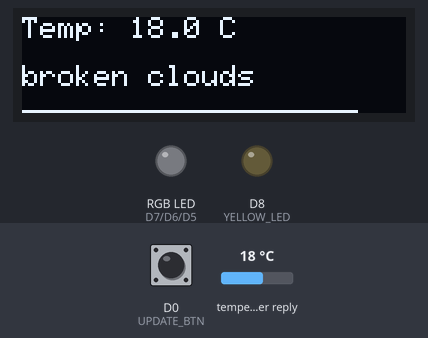
A sketch run on a simulated ESP8266 (NodeMCU). Shown: 128×32 one-colour display, an RGB LED mixed from three pins (HIGH = lit), output pins drawn as LEDs (lit = HIGH). Inputs (shaded band) come from the test bench; at power-on: D0 (UPDATE_BTN) HIGH, temperature in the weather reply 18 °C. WiFi joins after 1.5 s; servers stay silent unless stated; web services answer with replies made up by the test bench; what the sketch prints to the serial monitor is not drawn.

Above: at 4.9 s.
5.0 s: D0 (UPDATE_BTN) pulled LOW for 0.15 s
At 5.16 s:
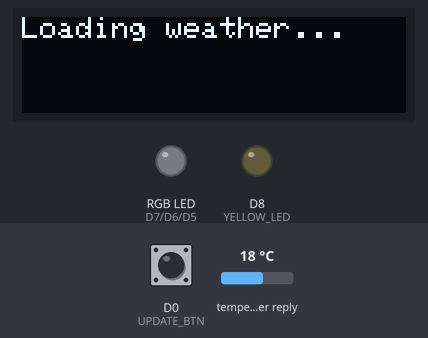
At 14.86 s:
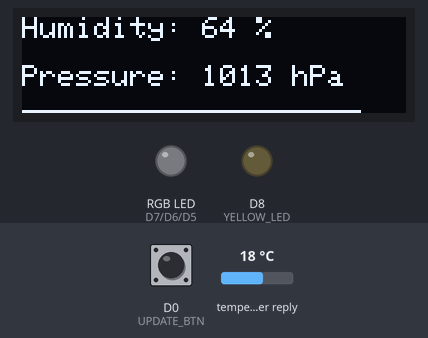
Timing chart, 0 to 15.3 s (numbered marks = the images above; inputs shaded):
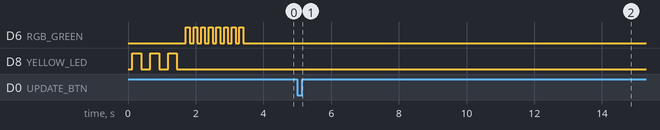

The sketch:

everythingTest.ino
```cpp
// WiFi setup
#include <ESP8266WiFi.h>

const char* ssid = "wifi_ssid";
const char* password = "wifi_password";

// Screen setup
#include <Wire.h>
#include <Adafruit_GFX.h>
#include <Adafruit_SSD1306.h>

#define SCREEN_WIDTH 128
#define SCREEN_HEIGHT 32
#define SCREEN_ADDRESS 0x3C

Adafruit_SSD1306 display(SCREEN_WIDTH, SCREEN_HEIGHT, &Wire, -1);

// Weather
#include <ESP8266HTTPClient.h>
#include <WiFiClientSecure.h>
#include <ArduinoJson.h>

const char* apiKey = "key";
const char* city = "City,Country";

unsigned long  lastFetch = 0;
const unsigned long interval = 10UL * 60UL * 1000UL;

// Pin setup
#define UPDATE_BTN D0
#define RGB_RED D7
#define RGB_GREEN D6
#define RGB_BLUE D5
#define YELLOW_LED D8

// Button setup
int lastBtn = HIGH;
unsigned long lastChange = 0;

// State Variables
int state = 0;
int states = 3;
int stateUpdateInterval = 10000;
int lastStateChange = 0;
uint16_t textColor = SSD1306_WHITE;

// Weather Variables
int weatherWarningBlinkInterval = 500;
int weatherWarningLastBlink = 0;
bool boxIsWhite = true;

void setup() {
  Serial.begin(9600);
  Wire.begin(D2,D1);
  delay(100);
  Serial.print("\n");

  // Screen
  if (!display.begin(SSD1306_SWITCHCAPVCC, SCREEN_ADDRESS)){
    Serial.println(F("SSD1306 not found"));
    for (;;);
  }

  // LED's
  pinMode(RGB_RED, OUTPUT);
  pinMode(RGB_GREEN, OUTPUT);
  pinMode(RGB_BLUE, OUTPUT);
  pinMode(YELLOW_LED, OUTPUT);

  // Button
  pinMode(UPDATE_BTN, INPUT_PULLUP);

  //WiFi
  WiFi.mode(WIFI_STA);
  WiFi.begin(ssid,password);
  Serial.print("connecting to ");
  Serial.print(ssid); Serial.println("...");

  int i = 0;
  char load[] = "/-\\/-\\";
  while (WiFi.status() != WL_CONNECTED and i < 60) {
    (i % 2 == 0) ? digitalWrite(YELLOW_LED, HIGH) : digitalWrite(YELLOW_LED, LOW);

    display.clearDisplay();
    display.setTextSize(1);
    display.setTextColor(SSD1306_WHITE);
    display.setCursor(0,0);
    display.println("Connecting to WiFi...");
    display.setTextSize(3);
    display.print(load[i % 6]);
    display.display();

    delay(250);
    Serial.print(++i); Serial.print(' ');
  }
  digitalWrite(YELLOW_LED, LOW);

  if (WiFi.status() != WL_CONNECTED) {
    Serial.println("\nFailed to connect");
    RgbRed();
    display.clearDisplay();
    display.setTextSize(1);
    display.setTextColor(SSD1306_WHITE);
    display.setCursor(0,0);
    display.println("Failed to connect...");
    display.display();
    delay(5000);
    return;
  }

  for (int i = 0; i < 15; i++){
    (i % 2 == 0) ? RgbGreen() : RgbTurnOff();

    display.clearDisplay();
    display.setTextSize(1);
    display.setTextColor(SSD1306_WHITE);
    display.setCursor(0,0);
    display.println("WiFi connected!");
    display.display();

    delay(100);
  }
  RgbTurnOff();

  GetWeather();
  lastStateChange = millis();

  Serial.println("\n");
  Serial.println("Connection established!");
  Serial.print("IP adress:\t");
  Serial.println(WiFi.localIP());

}

// Weather Data
float temp;
float feels;
int humidity;
int pressure;
float wind;
String d;
int weatherId;
int weatherWarningIds[] = {
  200, 201, 202, 210, 211, 212, 221, 230, 231, 232,  // Thunderstorms
  502, 503, 504, 511, 521, 522,                      // Rain
  602, 621, 622                                      // Snow
};

void GetWeather() {
  display.clearDisplay();
  display.setTextSize(1);
  display.setTextColor(SSD1306_WHITE);
  display.setCursor(0,0);
  display.println("Loading weather...");
  display.display();

  WiFiClientSecure client;
  client.setInsecure();
  HTTPClient http;

  String url = String("https://api.openweathermap.org/data/2.5/weather?q=") + city + "&units=metric&appid=" + apiKey;
  if (!http.begin(client, url)) {
    Serial.println("http.begin() failed");
    return;
  }

  int code = http.GET();
  if (code == 200) {
    JsonDocument doc;
    DeserializationError err = deserializeJson(doc, http.getString());
    if (err){
      Serial.print("JSON error: ");
      Serial.println(err.c_str());
    } else {
      temp = doc["main"]["temp"];
      feels = doc["main"]["feels_like"];
      humidity = doc["main"]["humidity"];
      pressure = doc["main"]["pressure"];
      wind = doc["wind"]["speed"];
      d = doc["weather"][0]["description"].as<String>();
      weatherId = doc["weather"][0]["id"];

      Serial.printf("Temp: %.1f C (feels %.1f)\n", temp, feels);
      Serial.printf("Humidity: %d %%  Pressure: %d hPa\n", humidity, pressure);
      Serial.printf("Wind: %.1f m/s %s\n", wind, d.c_str());
      Serial.printf("Id: %d\n", weatherId);
    }
  } else{
      Serial.print("HTTP error: ");
      Serial.println(code);
  }
  http.end();

}

void loop() {
  int btn = digitalRead(UPDATE_BTN);

  if(millis() - lastFetch >= interval || CheckBtn(btn)){
    Serial.println("fetching weather");
    lastFetch = millis();
    GetWeather();
  }

  // State
  if (millis() - lastStateChange >= stateUpdateInterval){
    state++;
    if (state == states) {
      state = 0;
    }

    lastStateChange = millis();
  }

  display.clearDisplay();
  display.setTextSize(1);
  display.setTextColor(textColor);
  display.setCursor(0,0);
  switch(state){
    case 0:
      display.setTextSize(1);
      display.printf("Temp: %.1f C\n \n%s\n", temp, d.c_str());
    break;

    case 1:
      display.setTextSize(1);
      display.printf("Humidity: %d %%\n \nPressure: %d hPa\n", humidity, pressure);
    break;

    case 2:
      display.setTextSize(1);
      display.printf("Wind: %.1f m/s\n \nFeels like %.1f C\n", wind, feels);
    break;
  }

  // LED weather information
  (temp <= 0) ? RgbBlue() : RgbTurnOff();

  bool isWarning = ArrayContainsInt(weatherWarningIds, weatherId);
  if (isWarning){
    String warningMsg = "!!!";
    int16_t x1, y1;
    uint16_t w, h;
    display.getTextBounds(warningMsg, 0, 0, &x1, &y1, &w, &h);

    int boxW = w+1;
    int boxH = h+4;
    int boxX = SCREEN_WIDTH - boxW;
    int boxY = 0;

    if(millis() - weatherWarningLastBlink >= weatherWarningBlinkInterval){
      boxIsWhite = !boxIsWhite;
      weatherWarningLastBlink = millis();
    }
    display.drawRect(boxX, boxY, boxW, boxH, (boxIsWhite) ? SSD1306_WHITE : SSD1306_BLACK);
    display.setCursor(boxX+1,boxY+2);
    display.print(warningMsg);

    (weatherId >= 600 && weatherId < 700) ? RgbWhite() : RgbRed();
    } else {
      RgbTurnOff();
    }

  unsigned long timeLeft = stateUpdateInterval - (millis() - lastStateChange);
  int lineEndX = map(timeLeft, 0, stateUpdateInterval, 0, SCREEN_WIDTH - 1);
  lineEndX = constrain(lineEndX, 0, SCREEN_WIDTH - 1);

  display.setCursor(0,0);
  display.drawLine(0, SCREEN_HEIGHT - 1, lineEndX, SCREEN_HEIGHT - 1, SSD1306_WHITE);
  display.display();

  // Air quality
  int airQuality = 5;
  int good = 5;
  (airQuality < good) ? digitalWrite(YELLOW_LED, HIGH) : digitalWrite(YELLOW_LED, LOW);

}

bool CheckBtn(int btn){
  if (btn != lastBtn && millis() - lastChange > 50) {
    lastChange = millis();
    lastBtn = btn;
    if (btn == LOW) {
      return true;
    }
  }

  return false;
}

bool ArrayContainsInt(const int arr[], int contains){
  int count = sizeof(arr) / sizeof(arr[0]);

  for (int i = 0; i < count; i++){
    if (arr[i] == contains){
      return true;
      break;
    }
  }
  return false;

}

void RgbTurnOff(){
  digitalWrite(RGB_RED, LOW);
  digitalWrite(RGB_GREEN, LOW);
  digitalWrite(RGB_BLUE, LOW);
}
void RgbRed(){
  digitalWrite(RGB_RED, HIGH);
  digitalWrite(RGB_GREEN, LOW);
  digitalWrite(RGB_BLUE, LOW);
}
void RgbGreen(){
  digitalWrite(RGB_RED, LOW);
  digitalWrite(RGB_GREEN, HIGH);
  digitalWrite(RGB_BLUE, LOW);
}
void RgbBlue(){
  digitalWrite(RGB_RED, LOW);
  digitalWrite(RGB_GREEN, LOW);
  digitalWrite(RGB_BLUE, HIGH);
}
void RgbYellow(){
  digitalWrite(RGB_RED, HIGH);
  digitalWrite(RGB_GREEN, HIGH);
  digitalWrite(RGB_BLUE, LOW);
}
void RgbPurple(){
  digitalWrite(RGB_RED, HIGH);
  digitalWrite(RGB_GREEN, LOW);
  digitalWrite(RGB_BLUE, HIGH);
}
void RgbCyan(){
  digitalWrite(RGB_RED, LOW);
  digitalWrite(RGB_GREEN, HIGH);
  digitalWrite(RGB_BLUE, HIGH);
}
void RgbWhite(){
  digitalWrite(RGB_RED, HIGH);
  digitalWrite(RGB_GREEN, HIGH);
  digitalWrite(RGB_BLUE, HIGH);
}
```

Measured:
- after the input at 5.0 s, the display: changes at once (image 1)
